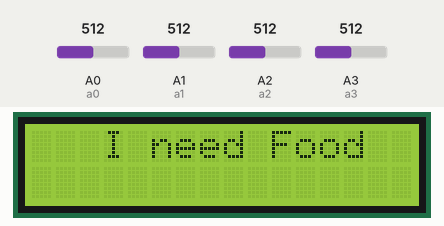
Bench run of a sketch on a simulated Arduino Uno, built with avr-gcc and run on an emulated ATmega328P. Parts: 16×2 character LCD. The test bench sets the inputs (shaded band); at power-on: A0 (a0) = 512, A1 (a1) = 512, A2 (a2) = 512, A3 (a3) = 512. The audio player accepts every command and is not drawn; what the sketch prints to the serial monitor is not drawn.

Above: at 3.2 s.
3.3 s: A0 (a0) set to 110
8.3 s: A0 (a0) set to 94
At 11.6 s:
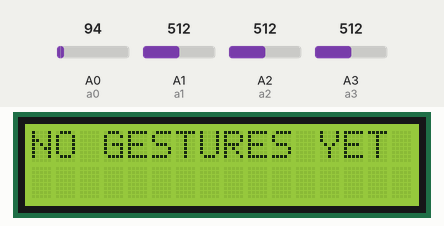
13.3 s: A0 (a0) set to 306
At 15.8 s:
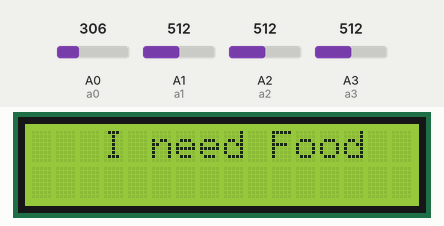
18.3 s: A0 (a0) set to 90
At 23.5 s:
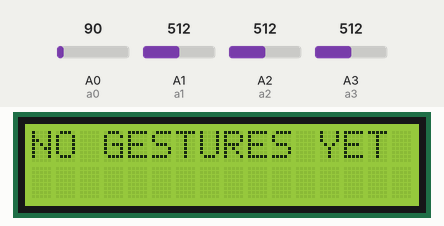
Timing chart, 0 to 25.0 s (numbered marks = the images above; inputs shaded):
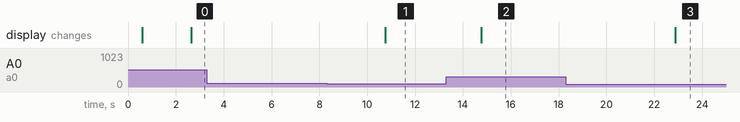

The sketch:

gesture_talk.ino
```cpp
#include <Wire.h>
#include <LiquidCrystal_I2C.h>
#include <SoftwareSerial.h>
#include <DFRobotDFPlayerMini.h>

int rxPin = 3;
int txPin = 2;
int led = LED_BUILTIN;
int a0 = A0, a1 = A1,  a2 = A2, a3 = A3;
LiquidCrystal_I2C lcd(0x27, 16, 2);
SoftwareSerial softwareSerial(rxPin, txPin);
DFRobotDFPlayerMini player;

void setup() {
  Serial.begin(9600);
  pinMode(a0, INPUT_PULLUP);
  pinMode(a1, INPUT_PULLUP);
  pinMode(a2, INPUT_PULLUP);
  pinMode(a3, INPUT_PULLUP);

 softwareSerial.begin(9600);

  if (player.begin(softwareSerial)) {
    Serial.println("OK");

    player.volume(30);

    player.playMp3Folder(1);

  } else {
    Serial.println("Connecting to DFPlayer Mini failed!");
  }

  lcd.init();
  // Print a message to the LCD.
  lcd.backlight();
  delay(1000);

}

void loop() {
  int a0Value = analogRead(a0);
  int a1Value = analogRead(a1);
  int a2Value = analogRead(a2);
  int a3Value = analogRead(a3);


  // print out the value you read:
  Serial.print("a0: ");
  Serial.print(a0Value);
  Serial.print(", ");
  Serial.print("a1: ");
  Serial.print(a3Value);
  Serial.println (", ");
  delay(1000);
  lcd.setCursor(0, 0);
  lcd.print("NO GESTURES YET ");

  if (a0Value > 100 && a1Value < 20 && a2Value < 20 && a3Value > 100 )
  {
    lcd.setCursor(0, 0);
    lcd.print(" How are you? ");
    player.play(1);

  }
  else if (a0Value > 1000 && a1Value > 100  && a2Value < 20  && a3Value < 20)
  {
    lcd.setCursor(0, 0);
    lcd.print("  I am sorry ");
    player.play(2);

  }
  else if (a0Value > 100 && a1Value > 100 && a2Value > 100  && a3Value > 100)
  {
    lcd.setCursor(0, 0);
    lcd.print("   I need Food  ");
    player.play(3);
  }
  else if (a0Value < 20 && a1Value < 20 && a2Value < 20  && a3Value < 20) {
    lcd.setCursor(0, 0);
    lcd.print("   I need Water ");
    player.play(4);
  }
  delay(3000);
}
/*else if(a0Value <20 && a1Value < 20 && a2Value < 20 && a3Value >100 )
  {
    lcd.setCursor(0, 0);
    lcd.print("NICE TO MEET YOU ");
  }
  else if(a0Value < 20 && a1Value >100 && a2Value >100 && a3Value >100)
  {
    lcd.setCursor(0, 0);
    lcd.print("    GOODBYE!    ");
  }

  delay(100);
  }*/
```

Measured:
- the behaviour switches between 101 and 100 on A0 (a0) (found by bisection; images 0 and 1)
- after the input at 3.3 s, every drawn part: stays the same
- after the input at 8.3 s, the display: changes after 2.4 s (image 1)
- after the input at 13.3 s, the display: changes after 1.5 s (image 2)
- after the input at 18.3 s, the display: changes after 4.6 s (image 3)
